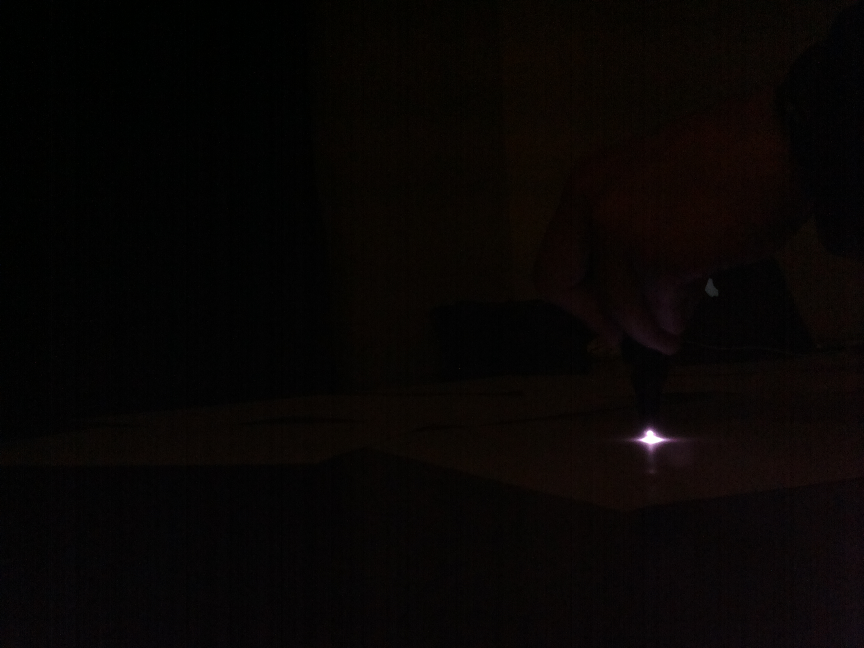
//> input picture images/l_img0.jpg, 2592 x 1944 px, given in place of the camera (shown at 1/3 size)
$ ./main   (built with g++ and OpenCV 4, older OpenCV classes emulated)
//> lines starting //> are read from the running program, lines starting //| are printed output that depends on the picture
#include <iostream>
#include <opencv2/core/core.hpp>
#include <opencv2/highgui/highgui.hpp>
#include <opencv2/features2d/features2d.hpp>
#include <opencv2/imgproc/imgproc.hpp>
#include <opencv2/calib3d/calib3d.hpp>
#include <opencv2/objdetect/objdetect.hpp>
#include "calibratePiCamera.h"

using namespace std;
using namespace cv;

typedef unsigned int uint;

KeyPoint filter_keypoints(vector <KeyPoint> &my_key_list)
{
	double min_size = 0;
	int index = 0;
	if (my_key_list.size() == 0)
	{cout << "No Blobs detected!! " << endl;} else
	{cout << "Keypoints found..." << endl;}
	for (int i = 0; i < my_key_list.size(); ++i)
	{
		if (my_key_list[i].size > min_size)
		{
			min_size = my_key_list[i].size;
			index = i;
		}
	}
	return my_key_list[index];
}

Ptr <FeatureDetector> getBlobDetector()
{
	SimpleBlobDetector::Params params;
	// Thresholding and blob merging params
	params.thresholdStep = 1;
	params.minThreshold = 120;
	params.maxThreshold = 255;
	params.minDistBetweenBlobs = 100;

	// Which filters to apply
	params.filterByColor = false;
	params.filterByInertia = true;
	params.filterByArea = false;
	params.filterByCircularity = true;
	params.filterByConvexity = true;

	// Other filter parameters
	params.minConvexity = 0.2;
	params.maxConvexity = 1.0;
	params.minCircularity = 0.2;
	params.maxCircularity = 1.0;
	params.minInertiaRatio = 0.2;
	params.maxInertiaRatio = 1.0;

	Ptr <FeatureDetector> blob_detector = new SimpleBlobDetector(params);
	blob_detector->create("SimpleBlob");
//> (this line was passed over: create is not available in this run)
	return blob_detector;
}

bool detectBlob(Mat &image, KeyPoint &keypoint, Ptr <FeatureDetector> blob_detector)
{
	vector <KeyPoint> blob_keypoints = vector <KeyPoint>();
	blob_detector->detect(image, blob_keypoints);
	if (blob_keypoints.empty())
		return false;
	else
	{
		keypoint = filter_keypoints(blob_keypoints);
	}


	return true;
}

// [44 lines left out: functions detectBlobs, my_intersection, not called in this run]

vector <cv::Point2f> getBoardDimensions()
{
	vector <cv::Point2f> corners;
	cv::Size size(800, 600);
	cv::Mat image, gray_image;
	cv::KeyPoint keypoint = KeyPoint();
	bool found = 0;
	Ptr <FeatureDetector> blob_detector = getBlobDetector();

	// Stream input frames (image) from video
	cv::VideoCapture capture = cv::VideoCapture(0);
	capture >> image;
//> image is the input picture: 1944 rows x 2592 cols, CV_8UC3; mean B, G, R 4.4, 5.5, 8.4

	// Visual feedback
	uint captured_corners = 0;
	int key = cv::waitKey(1);
	cvtColor(image, gray_image, CV_BGR2GRAY);
	cv::resize(gray_image, gray_image, size);
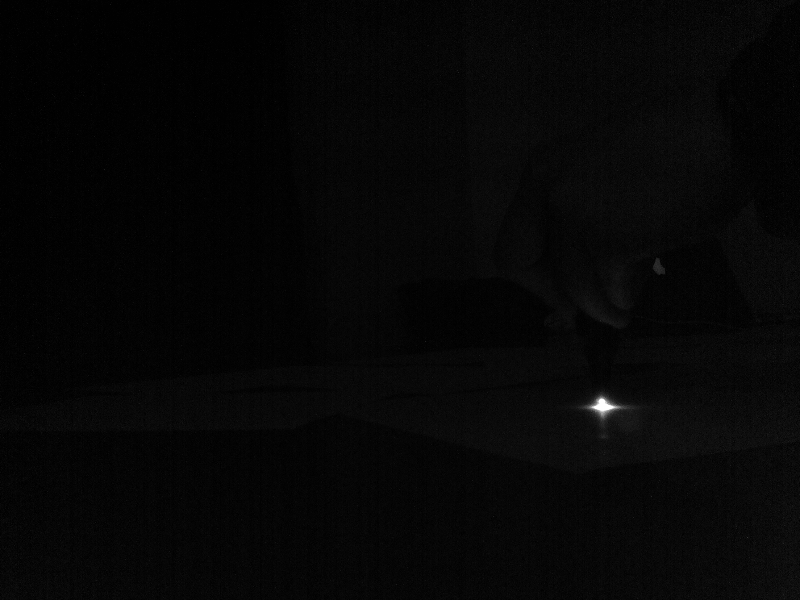
//> gray_image: 600 rows x 800 cols, CV_8UC1; min 0, max 255, mean 6.1
	namedWindow("Blob detector", CV_GUI_NORMAL);
	circle(image, keypoint.pt, 5, CV_RGB(0, 255, 0), 3);
	imshow("Blob detector", image);
	while (captured_corners < 4)
	{
		if (detectBlob(gray_image, keypoint, blob_detector))
		{
				if (key == ' ')
					corners.push_back(keypoint.pt);
				else
				cout << "No blob detected" << endl;
		}
		// Space-bar stores corner results
		capture.release();
	}
	return corners;
}

// [22 lines left out: functions rotateImage, getImages, not called in this run]
/* Left and Right determined from a top-down view */
// [141 lines left out: function main, not called in this run]


//	line(out_imgR, Point2d(0,y_interceptR), Point2d(x_intercept, 0), CV_RGB(0, 255, 0), 2,
//	         CV_AA, 0);
//	namedWindow("Epiline R", CV_WINDOW_AUTOSIZE | CV_WINDOW_FREERATIO);
//	namedWindow("Epiline L", CV_WINDOW_AUTOSIZE | CV_WINDOW_FREERATIO);
//	resize(l_img1, l_img1, size);
//	resize(out_imgL, out_imgL, size);
//	imshow("Epiline R", l_img2);
//	imshow("Epiline L", out_imgL);
//	waitKey(0);

//	circle(out_imgR, intersection, 5, CV_RGB(0, 255, 0), 3);
//	namedWindow("Inter", CV_WINDOW_AUTOSIZE | CV_WINDOW_FREERATIO);
//	resize(out_imgR, out_imgR, size);
//	imshow("Inter", out_imgR);
//	waitKey(0);
//	for (; abcR != epilines_as_viewed_from_right_cam.end(); ++abcR, ++abcL)
//	{
//		double right_image_x = -(*abcR)[2] / (*abcR)[1]; //
//		double right_image_y = -((*abcR)[2] + (*abcR)[0] * out_imgLR.cols) / (*abcL)[1];
//		double left_image_x = -(*abcL)[2] / (*abcL)[1];
//		double left_image_y = -((*abcL)[2] + (*abcL)[0] * out_imgLR.cols) / (*abcL)[1];
//		Point2d pt1(left_image_x, 0.0);
//		Point2d pt2(0.0, left_image_y);
//		Point2d pt4(right_image_x, 0.0);
//		Point2d pt3(0.0, right_image_y);
//
//
//		namedWindow("Draw Epiline", CV_WINDOW_AUTOSIZE | CV_WINDOW_FREERATIO);
//		resize(out_imgLR, out_imgLR, size);
//		imshow("Epilines", out_imgLR);
//		waitKey(50000);
//

//	}

//	Size image_size(r_img1.rows, r_img2.cols);
//stereoRectifyUncalibrated(pointsR, pointsL,  fundamental_matrix,  image_size,  H1,  H2,  5);


//	out_imgLR = l_img1;
//	namedWindow("Epilines", CV_WINDOW_AUTOSIZE | CV_WINDOW_FREERATIO);
//	resize(out_imgLR, out_imgLR, size);
//	imshow("Epilines", out_imgLR);
//	waitKey(50000);
//	cout << "finished";
//
//  //threshold( image_output, image_output, 242, 255,0); // 0 = Binary threshold


/* Unused code */
// Compute Homography
//  vector<unsigned char> inliers(points1.size(), 0);
//  Mat homography = findHomography(Mat(points1), Mat(points2), inliers);
//  vector<Point2f>::const_iterator itPts = points1.begin();
//  vector<unsigned char>::const_iterator o_inliers = inliers.begin();
//  while (itPts != points1.end())
//  {
//    if (*o_inliers)
//    {
//      circle(outputimage3, *itPts, 3, CV_RGB(0, 255, 0), 2);
//    }
//    ++itPts;
//    ++o_inliers;
//  }

// Display the images with points and epipolar lines

//
//  namedWindow("Homography test", CV_WINDOW_AUTOSIZE | CV_WINDOW_FREERATIO);
//  resize(outputimage3, outputimage3, size);
//  imshow("Homography test", outputimage3);
//	Mat rectified1(l_img1.size(), l_img1.type());
//	warpPerspective(l_img1, rectified1, H1, l_img1.size());
//	imwrite("rectified1.png", rectified1);
//
//	Mat rectified2(r_img1.size(), r_img1.type());
//	warpPerspective(r_img1, rectified2, H2, r_img1.size());
//	imwrite("rectified2.png", rectified2);
//
//
//computeCorrespondEpilines(Mat(pointsL), 1, fundamental_matrix, epilines_as_viewed_from_right_cam);
//cout << "====================== Epilines (ax + by + c = 0) [R]: ======================" << endl;
//for (auto &elem: epilines_as_viewed_from_right_cam)
//{cout << elem;}
//cout.flush(); cout << endl;
//
//// draw the left points corresponding epipolar lines in left image
//computeCorrespondEpilines(Mat(pointsR), 2, fundamental_matrix, epilines_as_viewed_from_left_cam);
//cout << "====================== Epilines (ax + by + c = 0) [L]: ======================" << endl;
//for (auto &elem: epilines_as_viewed_from_left_cam)
//{cout << elem;}
//
//cout.flush();
//cout << endl;

/* -c = ax + by */
/* x = (-by - c)/a */
/* y =( -c - ax)/b */

/* line = ax + by + c = 0 */
/* pt1 = (0, y_intercept)
*   pt2 = (MAX, (-(c + [a*max_width])/b)*/

/* -c = ax + by */
/* x = (-by - c)/a */
/* y = -(c + ax)/b */
/* -((*abcL)[2] + (*abcL)[0] * out_imgL.cols) / (*abcL)[1])*/
/* -(c+ax/b)*/
//	double x_interceptR = (-(*abcR)[2])/(*abcR)[0];
//	double y_interceptR = (-(*abcR)[2])/(*abcR)[1];
//vector <Point2f> scanThresholdedImage(Mat &image)
//{
//	vector <Point2f> detected_object;
//	int count = 0;
//	for (int row = 0; row < image.rows; ++row)
//	{
//		uchar* data = image.ptr(row);
//		for (int column = 0; column < image.cols; column++)
//		{
//			if (data[column] > 242 && count < 8)
//			{
//				detected_object.push_back(Point2f((float) row, (float) column));
//				++count;
//			}
//			//else
//			//{cout << "R: " << row << " C: " << column << " Value: " << (int) data[column] << endl;}
//		}
//	}
//	return detected_object;
//}

// added to run one function of the file
//> (the run ends here: the time limit is reached, at `blob_detector->detect(image, blob_keypoints);`)
